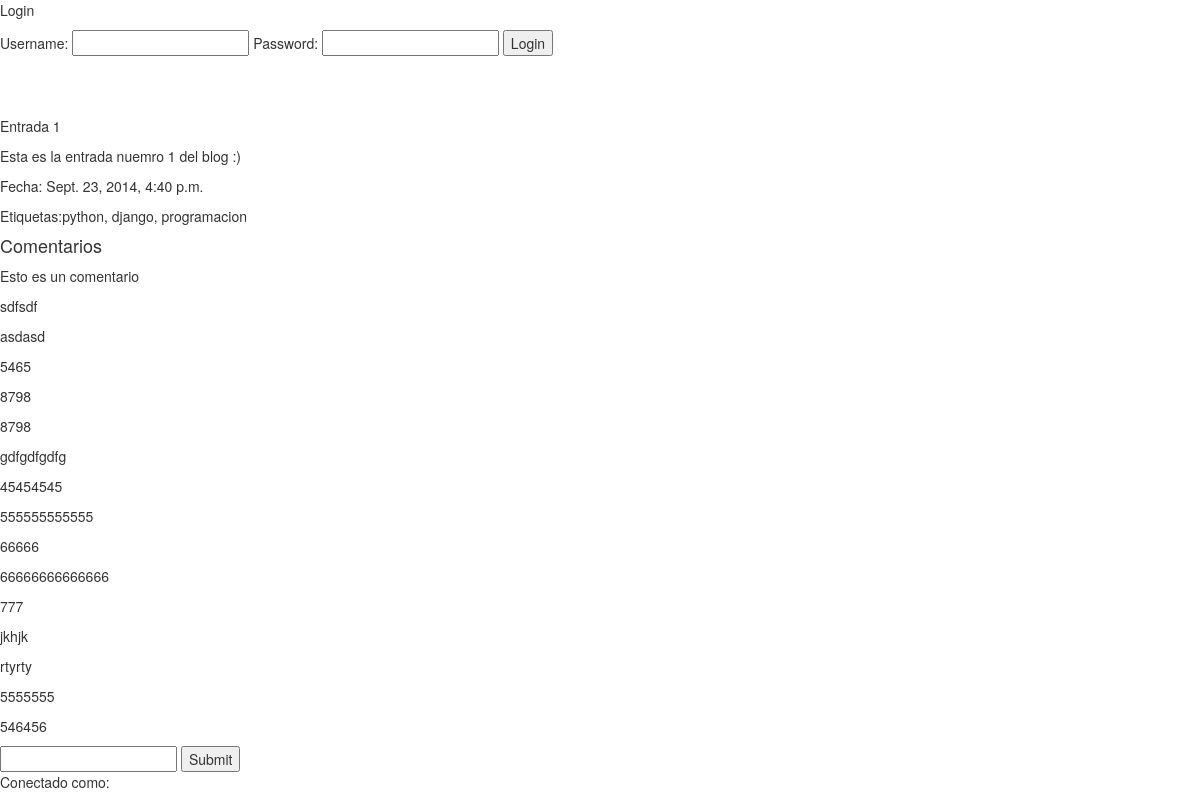
The page /entradas/1 on the database its author committed.
### miblog/models.py (models this page shows, shortened)
class Entrada(models.Model):
    titulo = models.CharField(max_length=200)
    texto = models.TextField()
    etiquetas = models.CharField(max_length=100)
    fecha = models.DateTimeField()

class Comentario(models.Model):
    comentario_texto = models.CharField(max_length=200)
    comentario_fecha = models.DateTimeField(blank=True, null=True)
    usuario = models.ForeignKey(User)
    entrada = models.ForeignKey(Entrada)
    def __str__(self):
        return self.comentario_texto

### miblog/views.py (the view)
# urls.py: url(r'^(\d+)', views.entrada, name="entrada"),
def entrada(request,entrada_id):
    if request.method == 'POST':
        comentario = Comentario()
        comentario.comentario_texto = request.POST['comentario_texto']
        comentario.comentario_fecha = timezone.now()
        comentario.usuario = User.objects.get(username='wolvelopez')
        comentario.entrada = Entrada.objects.get(pk=request.POST['id'])
        comentario.save()
        if request.user.is_authenticated():
            usuario = User
        else:
            return HttpResponseRedirect('/accounts/login/')
    else:
        usuario = None
    if request.user.is_authenticated:
        usuario = 1
    else:
        usuario = 0
    entradaSel = Entrada.objects.get(id=entrada_id)
    comentarioSel = Comentario.objects.filter(entrada_id=entradaSel.id)
    print("entradaSel: %s" % entradaSel.id)
    print(comentarioSel)
    return render(request, 'entrada.html',
        {'entradaSel': entradaSel , 'comentarioSel': comentarioSel})

### miblog/templates/entrada.html (shortened to what this page needs)
{% extends 'index.html' %}
{% block contenido %}
		<p>{{ entradaSel.titulo }}</a></a></h2>
		<p>{{ entradaSel.texto|safe }}</p>
		<p>Fecha: {{ entradaSel.fecha }}</p>
		<p>Etiquetas:{{ entradaSel.etiquetas }}</p>
    <h4>Comentarios</h4>
    {% for comentario in comentarioSel %}
        <p>{{ comentario.comentario_texto}}</p>
    {% endfor %}
    <form action="/entradas/{{entradaSel.id}}" method="post">
        <input type="text" name="comentario_texto" >
        <input type="submit" value="Submit" />
    </form>
    {% if usuario == 1 %}
        <p>El usuario debe estar autenticado para poder comentar.</p>
        {% block authentication %}{% endblock %}
    {% else %}
        <p>Conectado como: {{ user.username }}</p>
    {% endif %}
{% endblock %}

### rows shown on the page
Entrada: titulo "Entrada 1", texto "Esta es la entrada nuemro 1 del blog :)", fecha "Sept. 23, 2014, 4:40 p.m.", etiquetas "python, django, programacion"
Comentario: comentario_texto "Esto es un comentario"
Comentario: comentario_texto "sdfsdf"
Comentario: comentario_texto "asdasd"
Comentario: comentario_texto "5465"
Comentario: comentario_texto "8798"
Comentario: comentario_texto "8798"
Comentario: comentario_texto "gdfgdfgdfg"
Comentario: comentario_texto "45454545"
Comentario: comentario_texto "555555555555"
Comentario: comentario_texto "66666"
Comentario: comentario_texto "66666666666666"
Comentario: comentario_texto "777"
Comentario: comentario_texto "jkhjk"
Comentario: comentario_texto "rtyrty"
Comentario: comentario_texto "5555555"
Comentario: comentario_texto "546456"
